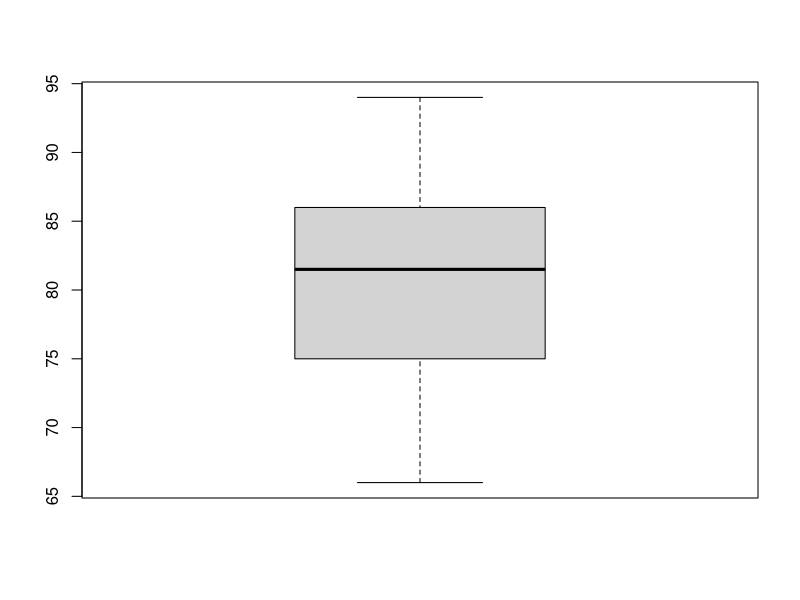
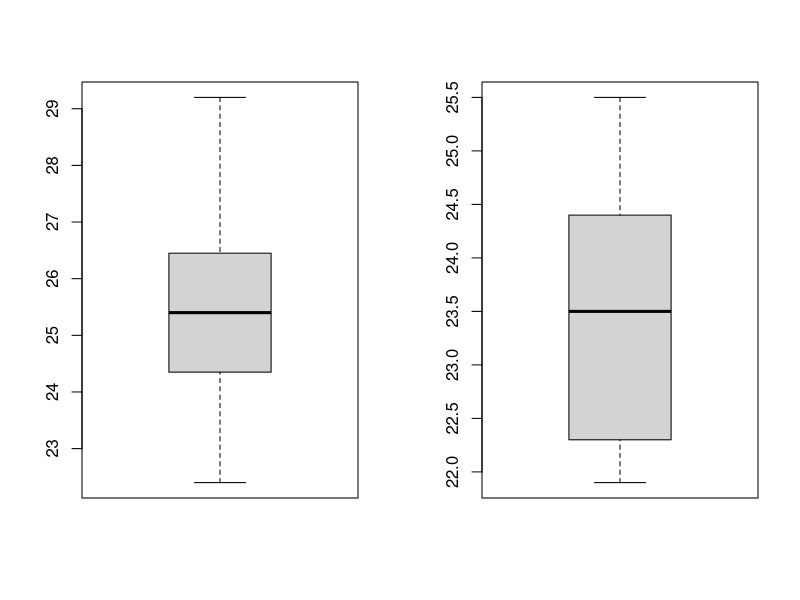
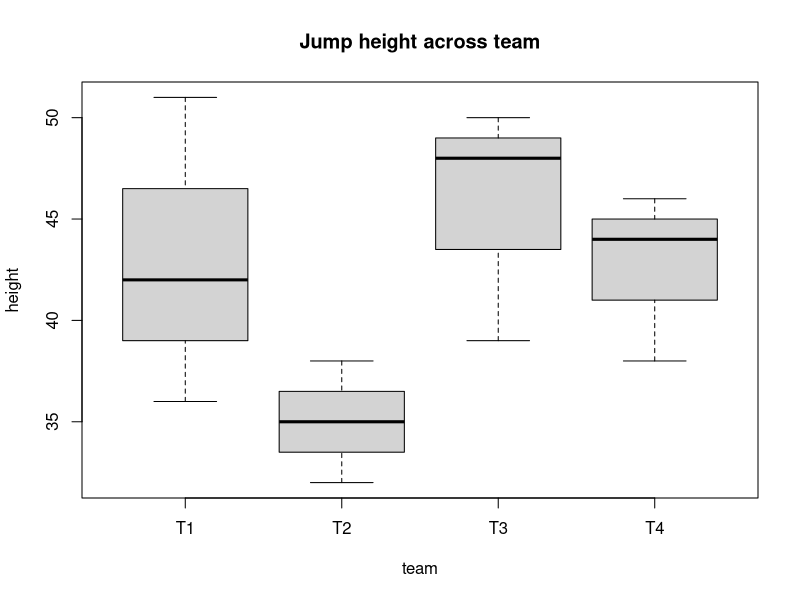

These figures' R source, in order:
## ---- chunk 1
# This code block is to the benefit of anyone working with the .Rmd file to edit the workshop material, rather than participating in the workshop. Hence, it should always be setup to include = FALSE, so it does not appear in the knitted .md file 

# Make echo = TRUE the default option
knitr::opts_chunk$set(echo = TRUE)

# Uncomment the install.packages if you haven't installed and loaded the 'readxl' package
#install.packages("readxl")
library(readxl)

# Function that will generate the .md text that creates the toggle button to show answers for activities. To use this function, you should use it inside an code chunk set with echo = FALSE (meaning, do not show) and results = "asis", meaning print the results not in a output chunk. Check the document below for an example
startCodeDetailsBlock <- function(summaryText = "Check Your Code") {
  # Use cat to directly output the string without quotes and avoid unintended newlines
  cat(
    "{::options parse_block_html=&apos;true&apos; /}<details><summary markdown='span'>", summaryText, "</summary>"
  )
}

# Function that will generate the .md text that ends the toggle button to show answers for activities. Same usage applied as explained for function above.
endCodeDetailsBlock <- function() {
  cat("</details>{::options parse_block_html=&apos;false&apos;/}")
}
## ---- chunk 2
# Create the vector with score values
score <- c(75, 91, 68, 83, 66, 94, 85, 86, 75, 80)
## ---- chunk 3
# Perform a one-sample t-test to test if the mean of the sample is different than 65
t.test(score, mu = 65)
## ---- chunk 4
# Perform a one-sample t-test to test if the mean of the sample is greater than 65
t.test(score, mu = 65, alternative = "greater")
## ---- chunk 5
startCodeDetailsBlock(summaryText = "Check the answer")
## ---- chunk 6
# Perform a one-sample t-test to test if the mean of the sample is less than 65
t.test(score, mu = 65, alternative = "less")
## ---- chunk 7
endCodeDetailsBlock()
## ---- chunk 8
# Performs a Shapiro-Wilk test to assess normality
shapiro.test(score)
## ---- chunk 9
# Plot a box plot of the data
boxplot(score)
## ---- chunk 10
pizza <- data.frame(
  Delivery.Time.A = c(25.4, 29.2, 22.4, 26.4, 25.2, 23.5, 26.5),
  Delivery.Time.B = c(25.2, 21.9, 23.5, 22.3, 25.5, 23.6, 22.3)
)
knitr::kable(pizza, "html", col.names = gsub("[.]", " ", names(pizza)))
## ---- chunk 11
# Create vectors with delivery times
companyA <- c(25.4, 29.2, 22.4, 26.4, 25.2, 23.5, 26.5)
companyB <- c(25.2, 21.9, 23.5, 22.3, 25.5, 23.6, 22.3)
## ---- chunk 12
# Performs two-sample t-test to test for difference in means
t.test(companyA, companyB)
## ---- chunk 13
startCodeDetailsBlock(summaryText = "Check the answer")
## ---- chunk 14
# Perform a two-sample t-test to test if the mean of the sample of group 1 (company A) is smaller (i.e. faster) than group 2 (company B)
t.test(companyA, companyB, alternative = "less")
## ---- chunk 15
endCodeDetailsBlock()
## ---- chunk 16
# Performs Shapiro-Wilk tests to assess normality
shapiro.test(companyA)
shapiro.test(companyB)
## ---- chunk 17
# Plot boxplots to check for outliers
par(mfrow = c(1, 2)) # this creates 1 row and 2 colums in the plot are
boxplot(companyA) # boxplot of Company A
boxplot(companyB) # boxplot of Company B
par(mfrow = c(1, 1)) # this returns the plot area for a single plot
## ---- chunk 18
# Create vector of jump heights (in inches)
height <- c(36, 42, 51, 32, 35, 38, 48, 50, 39, 38, 44, 46)
# Create vector of team names
team <- c(rep("T1",3), rep("T2",3), rep("T3", 3), rep("T4", 3))
# Merge
df <- data.frame(height, team)
# Visualize the data
print(df)
## ---- chunk 19
# Box plot of jump height  for each team
boxplot(height ~ team, data = df, main = "Jump height across team")
## ---- chunk 20
# Fits the anova model
model <- aov(height ~ team, data = df)
# See results
summary(model)
## ---- chunk 21
# Performs shakiro-wilk test on each group to assess normality
shapiro.test(df$height[df$team == "T1"])
shapiro.test(df$height[df$team == "T2"])
shapiro.test(df$height[df$team == "T3"])
## ---- chunk 22
# Performs a Bartlett test to check for equality in variance
bartlett.test(height ~ team, data = df)

